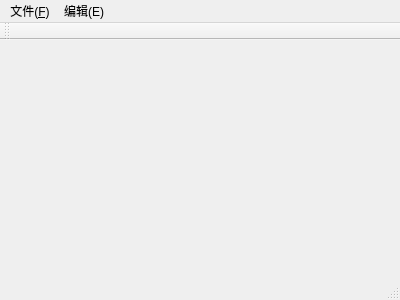
<?xml version="1.0" encoding="UTF-8"?>
<ui version="4.0">
 <class>MainWindow</class>
 <widget class="QMainWindow" name="MainWindow">
  <property name="geometry">
   <rect>
    <x>0</x>
    <y>0</y>
    <width>400</width>
    <height>300</height>
   </rect>
  </property>
  <property name="windowTitle">
   <string>MainWindow</string>
  </property>
  <widget class="QWidget" name="centralWidget"/>
  <widget class="QMenuBar" name="menuBar">
   <property name="geometry">
    <rect>
     <x>0</x>
     <y>0</y>
     <width>400</width>
     <height>26</height>
    </rect>
   </property>
   <widget class="QMenu" name="menu">
    <property name="title">
     <string>文件(&amp;F)</string>
    </property>
    <addaction name="action_o"/>
    <addaction name="action_s"/>
   </widget>
   <widget class="QMenu" name="menu_E">
    <property name="title">
     <string>编辑(E)</string>
    </property>
    <addaction name="action_r"/>
   </widget>
   <addaction name="menu"/>
   <addaction name="menu_E"/>
  </widget>
  <widget class="QToolBar" name="mainToolBar">
   <attribute name="toolBarArea">
    <enum>TopToolBarArea</enum>
   </attribute>
   <attribute name="toolBarBreak">
    <bool>false</bool>
   </attribute>
  </widget>
  <widget class="QStatusBar" name="statusBar"/>
  <action name="action_o">
   <property name="text">
    <string>打开(&amp;O)</string>
   </property>
   <property name="shortcut">
    <string>Ctrl+O</string>
   </property>
  </action>
  <action name="action_s">
   <property name="text">
    <string>保存(&amp;S)</string>
   </property>
   <property name="toolTip">
    <string>保存(S)</string>
   </property>
   <property name="shortcut">
    <string>Ctrl+S</string>
   </property>
  </action>
  <action name="action_r">
   <property name="text">
    <string>重置(&amp;R)</string>
   </property>
   <property name="shortcut">
    <string>Ctrl+R</string>
   </property>
  </action>
 </widget>
 <layoutdefault spacing="6" margin="11"/>
 <resources/>
 <connections/>
</ui>
